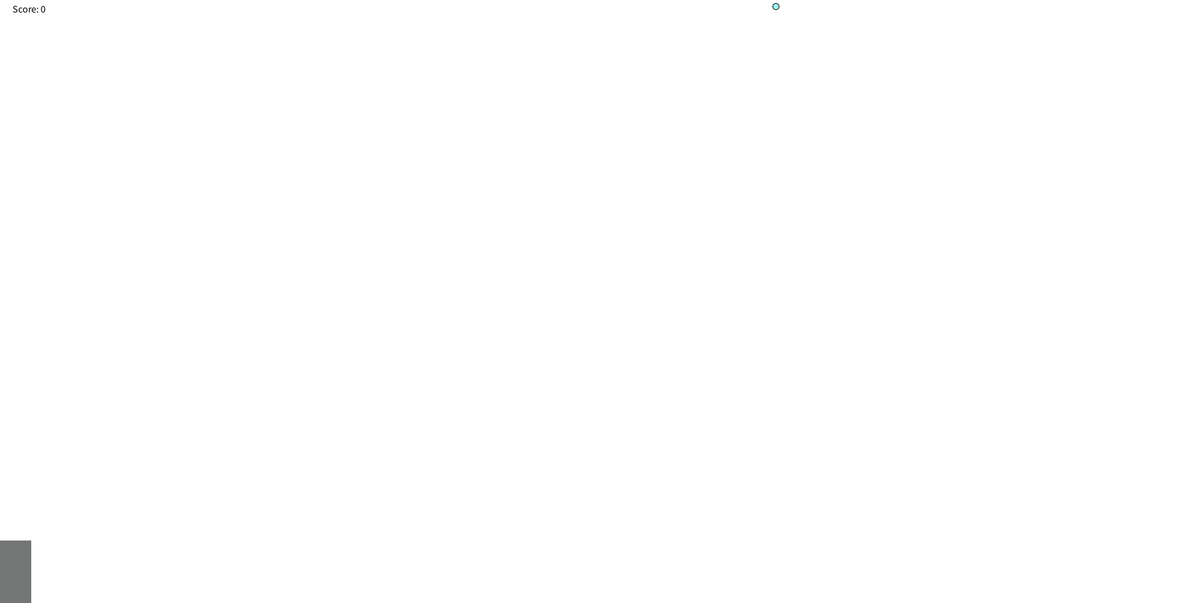
Frame 1 (no input)
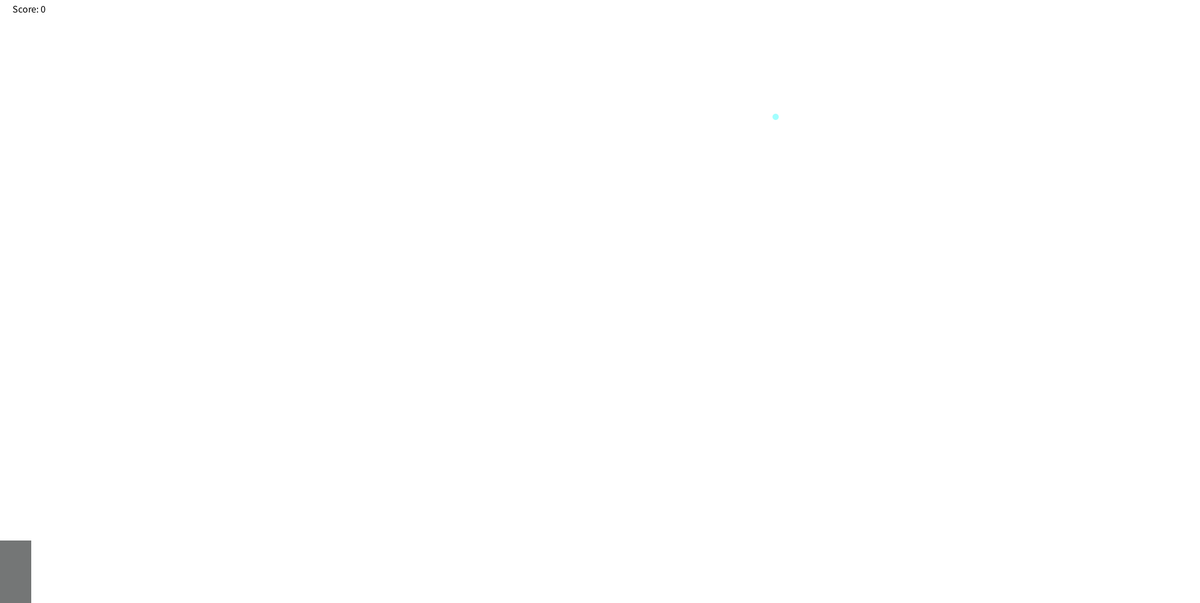
Frame 60 (the mouse pressed at the canvas centre just before this capture)
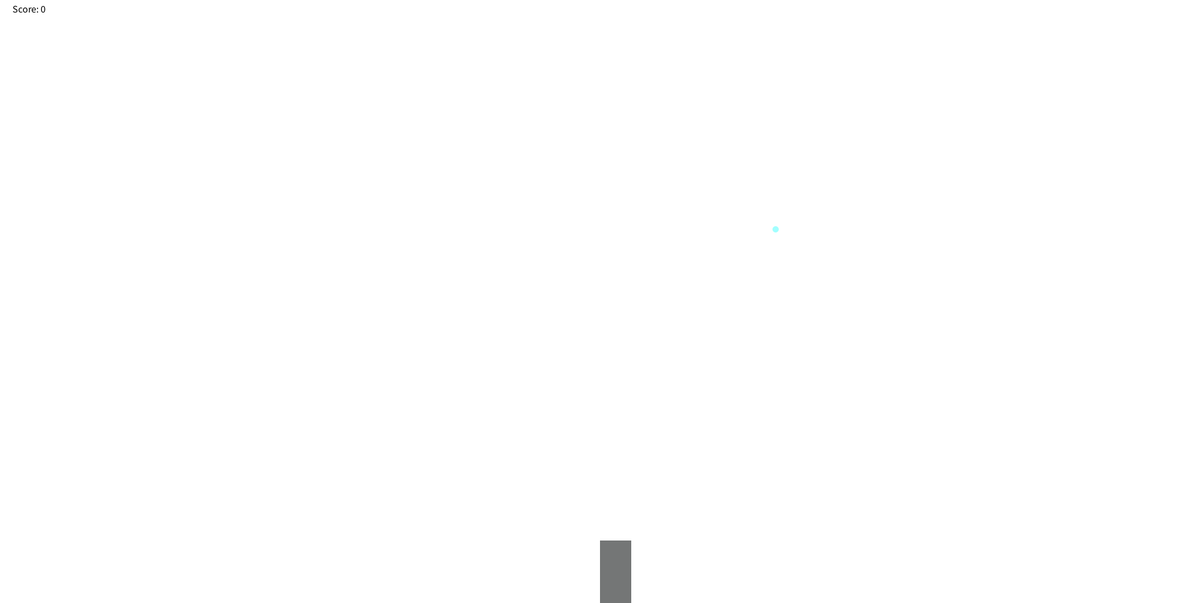
Frame 120 (the mouse held since frame 60 and released just before this capture)

The Processing sketch that drew these frames (run headless with seeded random() and noise(); from frame 60 on, the mouse is pressed at the canvas centre):

// Processing sketch: Rain_Game
// ── Rain_Game.pde
  int Y = 10;
  int X = (int)random(1920);
  int score = 0;
void setup(){
 size(1920, 965);
  
  
  
  
  
  
  
  
}
void draw(){
  background(255, 255, 255);
  fill(162, 255, 255);
  ellipse(X, Y, 10,10);
  noStroke();
  fill(116, 118, 118);
  rect(mouseX, 865, 50, 100);
  Y+=3;
  fill(0,0,0);
  textSize(16);
  text("Score: " + score, 20, 20);
  
  if(Y >= 965 ){
    checkCatch(X);
   Y = 10; 
   if(score >= 1){
    Y=0;
    text("You Won!", 960, 483);
    textSize(20);
  }else{
   X = (int)random(1920);
  }
  }
  
  
  
  
  
  
  
  
  
  
  
  
  
  
}
void checkCatch(int x){
if (x > mouseX && x < mouseX+50)
      score++;
   else if (score > 0)
     score--;
println("Your score is now: " + score);
}
